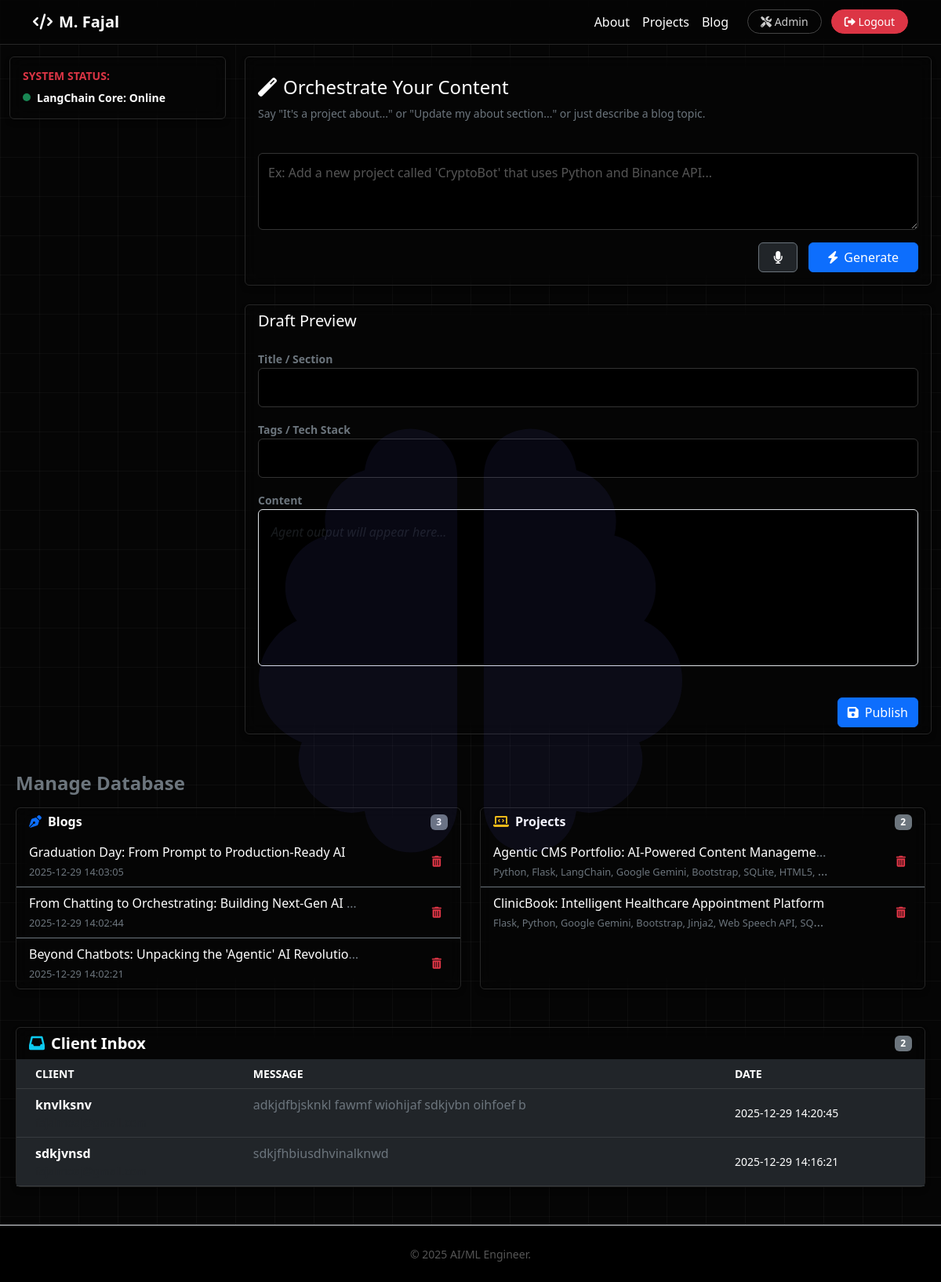
Before: /admin (signed in) with the older database file.
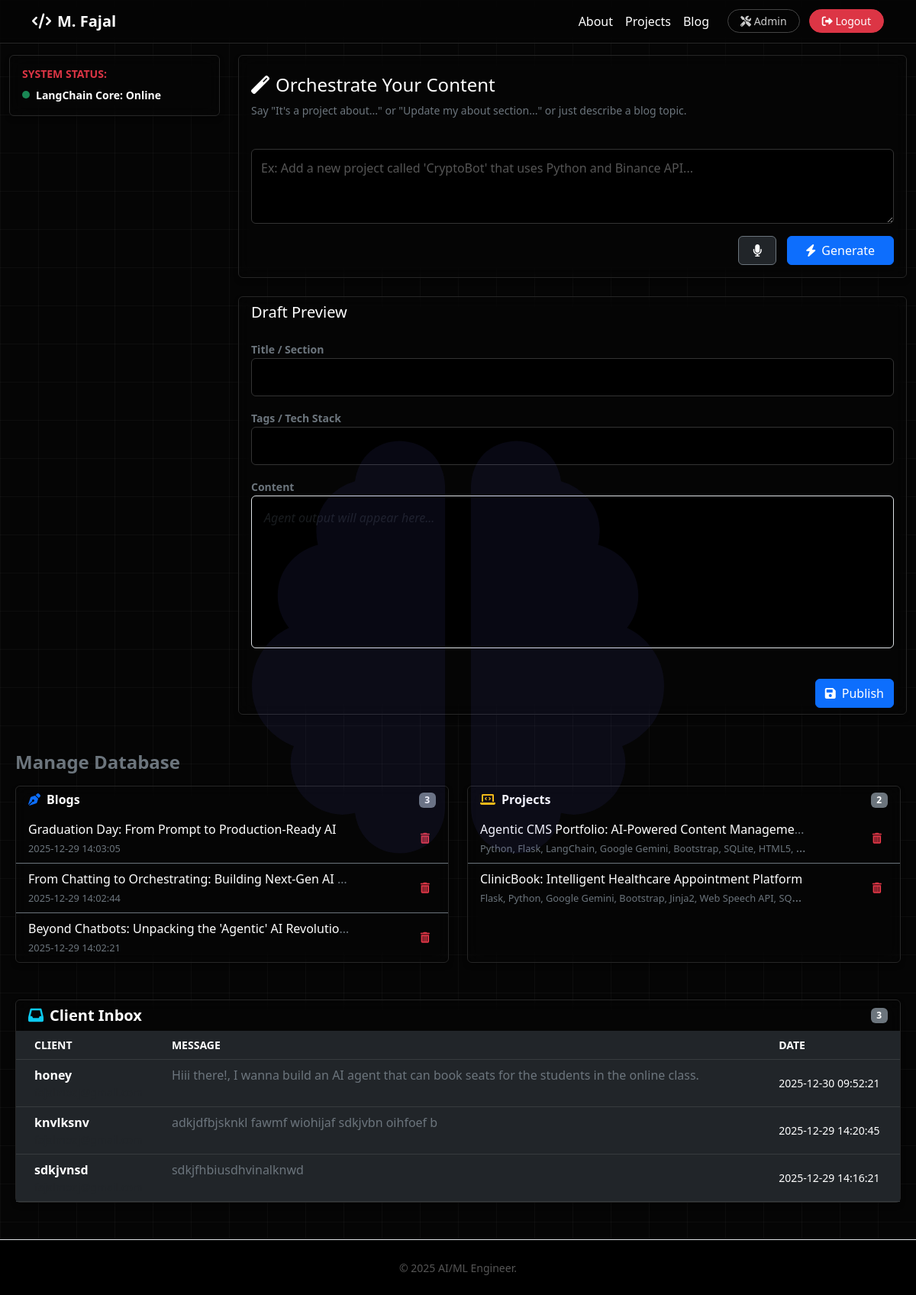
After: the same page with the newer database file.
### tables this page shows
CREATE TABLE blogs (
        id INTEGER PRIMARY KEY AUTOINCREMENT,
        title TEXT NOT NULL,
        content TEXT NOT NULL,
        tags TEXT,
        created_at TIMESTAMP DEFAULT CURRENT_TIMESTAMP
    );

CREATE TABLE projects (
        id INTEGER PRIMARY KEY AUTOINCREMENT,
        title TEXT NOT NULL,
        description TEXT NOT NULL,
        tech_stack TEXT,
        link TEXT,
        created_at TIMESTAMP DEFAULT CURRENT_TIMESTAMP
    );

CREATE TABLE messages (
        id INTEGER PRIMARY KEY AUTOINCREMENT,
        name TEXT NOT NULL,
        email TEXT NOT NULL,
        message TEXT NOT NULL,
        created_at TIMESTAMP DEFAULT CURRENT_TIMESTAMP
    );

### app.py (the view)
@app.route('/admin')
@login_required
def admin():
    conn = get_db_connection()
    blogs = conn.execute("SELECT * FROM blogs ORDER BY created_at DESC").fetchall()
    projects = conn.execute("SELECT * FROM projects ORDER BY created_at DESC").fetchall()
    messages = conn.execute("SELECT * FROM messages ORDER BY created_at DESC").fetchall()
    conn.close()
    return render_template('admin.html', blogs=blogs, projects=projects, messages=messages)

### app.py (called while the page is built)
def login_required(f):
    @wraps(f)
    def decorated_function(*args, **kwargs):
        if not session.get('logged_in'):
            return redirect(url_for('login'))
        return f(*args, **kwargs)
    return decorated_function

### src/db.py (called while the page is built)
def get_db_connection():
    conn = sqlite3.connect(DB_PATH)
    conn.row_factory = sqlite3.Row
    return conn

### templates/admin.html (shortened to what the changed rows need)
{% extends "base.html" %}
{% block content %}
<div class="row mt-4 m-2">
    <div class="col-md-6 mb-4">
        <div class="card card-dark h-100">
            <div class="card-body p-0">
                <ul class="list-group list-group-flush bg-transparent">
                    {% for blog in blogs %}
                    <li class="list-group-item bg-transparent border-secondary text-secondary d-flex justify-content-between align-items-center">
                        <div class="text-truncate me-2" style="max-width: 80%;">
                            <span class="text-white">{{ blog.title }}</span>
                            <br><small style="font-size: 0.8rem;">{{ blog.created_at }}</small>
                        </div>
                        <button onclick="deleteItem('blog', {{ blog.id }})" class="btn btn-sm btn-outline-danger border-0">
                            <i class="fas fa-trash-alt"></i>
                        </button>
                    </li>
                    {% else %}
                    <li class="list-group-item bg-transparent text-muted text-center p-3">No blogs found.</li>
                    {% endfor %}
                </ul>
            </div>
        </div>
    </div>
    <div class="col-md-6 mb-4">
        <div class="card card-dark h-100">
            <div class="card-body p-0">
                <ul class="list-group list-group-flush bg-transparent">
                    {% for project in projects %}
                    <li class="list-group-item bg-transparent border-secondary text-secondary d-flex justify-content-between align-items-center">
                        <div class="text-truncate me-2" style="max-width: 80%;">
                            <span class="text-white">{{ project.title }}</span>
                            <br><small style="font-size: 0.8rem;">{{ project.tech_stack }}</small>
                        </div>
                        <button onclick="deleteItem('project', {{ project.id }})" class="btn btn-sm btn-outline-danger border-0">
                            <i class="fas fa-trash-alt"></i>
                        </button>
                    </li>
                    {% else %}
                    <li class="list-group-item bg-transparent text-muted text-center p-3">No projects found.</li>
                    {% endfor %}
                </ul>
            </div>
        </div>
    </div>
</div>
<div class="row mt-4 m-2">
    <div class="col-12">
        <div class="card card-dark">
            <div class="card-header border-0 d-flex justify-content-between align-items-center">
                <h5 class="mb-0 fw-bold"><i class="fas fa-inbox me-2 text-info"></i>Client Inbox</h5>
                <span class="badge bg-secondary">{{ messages|length }}</span>
            </div>
            <div class="card-body p-0">
                <div class="table-responsive">
                    <table class="table table-dark table-hover mb-0 bg-transparent">
                        <thead class="text-secondary small text-uppercase">
                            <tr>
                                <th class="ps-4">Client</th>
                                <th>Message</th>
                                <th>Date</th>
                            </tr>
                        </thead>
                        <tbody>
                            {% for msg in messages %}
                            <tr>
                                <td class="ps-4">
                                    <div class="fw-bold text-white">{{ msg.name }}</div>
                                    <div class="small text-muted">{{ msg.email }}</div>
                                </td>
                                <td class="text-secondary">
                                    {{ msg.message }}
                                </td>
                                <td class="text-white small align-middle">
                                    {{ msg.created_at }}
                                </td>
                            </tr>
                            {% else %}
                            <tr>
                                <td colspan="3" class="text-center py-4 text-muted">No messages yet.</td>
                            </tr>
                            {% endfor %}
                        </tbody>
                    </table>
                </div>
            </div>
        </div>
    </div>
</div>
{% endblock %}

Changed rows visible on the page:
added messages: name "honey", message "Hiii there!, I wanna build an AI agent that can book seats for the students in the online class.", created_at "2025-12-30 09:52:21"
Other visible differences:
{{ messages|length }}: "2" → "3"
